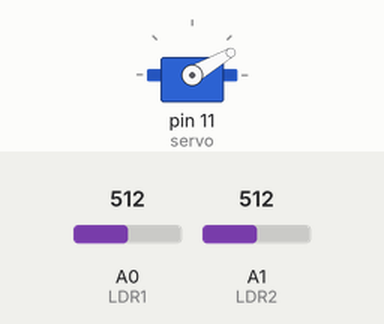
Bench run of a sketch on a simulated Arduino Uno, built with avr-gcc and run on an emulated ATmega328P. Shown: servo. The test bench sets the inputs (shaded band); at power-on: A0 (LDR1) = 512, A1 (LDR2) = 512.

Above: at 2.2 s.
2.3 s: A0 (LDR1) set to 539
At 5.1 s:
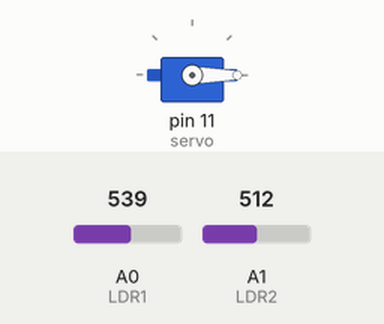
5.3 s: A0 (LDR1) set to 306
At 6.79 s:
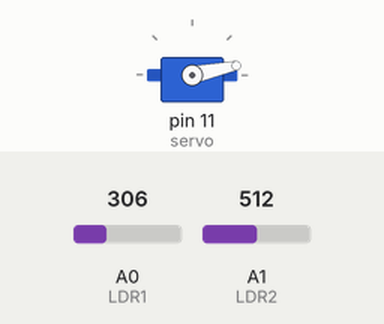
8.3 s: A1 (LDR2) set to 328
11.3 s: A1 (LDR2) set to 302
At 11.3 s:
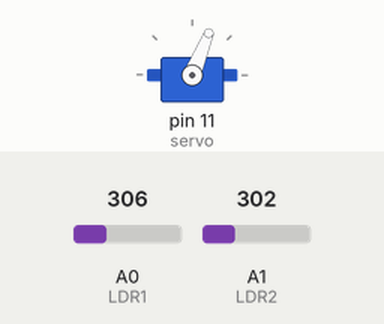
12.8 s: A0 (LDR1) set to 284
At 13.69 s:
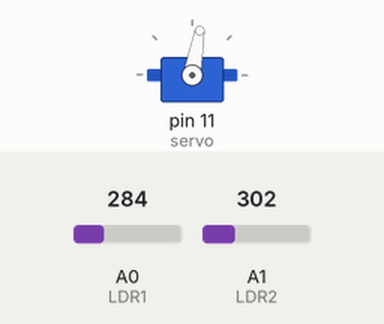
15.8 s: A0 (LDR1) set to 511
Timing chart, 0 to 19.8 s (numbered marks = the images above; inputs shaded):
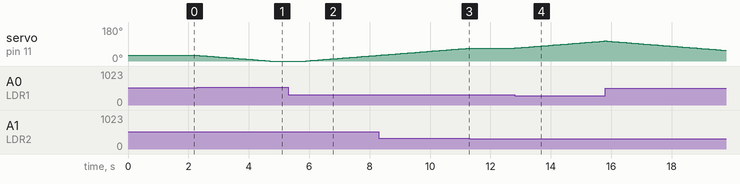

The sketch:

Solar_tracker.ino
```cpp
#include <Servo.h>
#define LDR1 A0
#define LDR2 A1
#define error 10
int Spoint =  30;
Servo servo;

void setup() {

  servo.attach(11);
  servo.write(Spoint);
  delay(1000);
}

void loop() {

  int ldr1 = analogRead(LDR1);

  int ldr2 = analogRead(LDR2);

  int value1 = abs(ldr1 - ldr2);
  int value2 = abs(ldr2 - ldr1);

  if ((value1 <= error) || (value2 <= error)) {

  } else {
    if (ldr1 > ldr2) {
      Spoint = --Spoint;
    }
    if (ldr1 < ldr2) {
      Spoint = ++Spoint;
    }
  }
  servo.write(Spoint);
  delay(80);
}
```

Measured:
- the behaviour switches between 522 and 523 on A0 (LDR1) (found by bisection; images 0 and 1)
- the behaviour switches between 317 and 316 on A1 (LDR2) (found by bisection; images 2 and 3)
- the behaviour switches between 292 and 291 on A0 (LDR1) (found by bisection; images 3 and 4)
- after the input at 2.3 s, servo on pin 11 (servo): moves from 30° to 0° over 2.3 s, starting after 0.07 s
- after the input at 5.3 s, servo on pin 11 (servo): moves from 0° to 30° over 2.3 s, starting after 0.60 s
- after the input at 11.3 s, servo on pin 11 (servo): stays 68° (without the input it goes to 69° after 0.06 s)
- after the input at 12.8 s, servo on pin 11 (servo): moves from 68° to 106° over 3.0 s, starting at once
